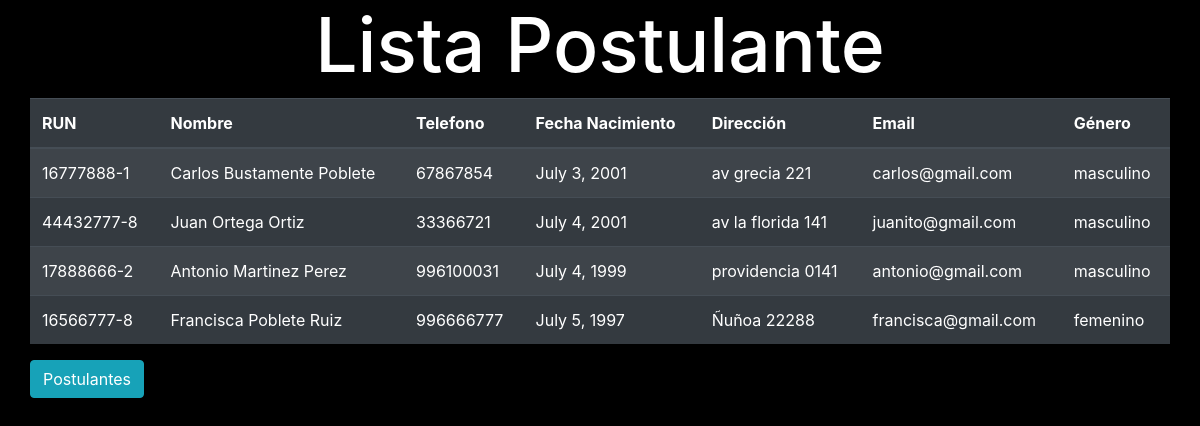
The app's page /listadoSQL, older data.
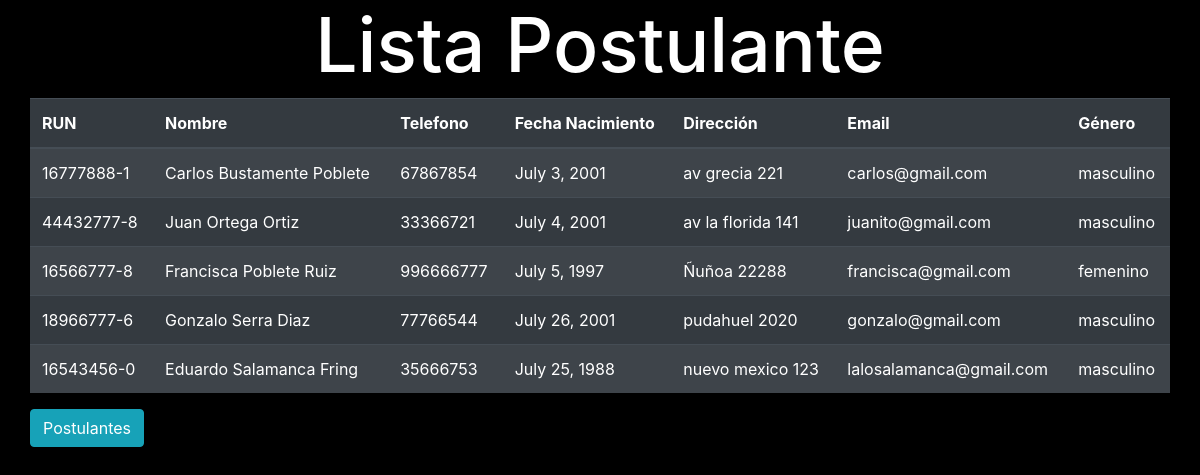
The same page, newer data.
### demo/models.py (models this page shows, shortened)
class Postulante(models.Model):
    rut              = models.CharField(primary_key=True, max_length=10)
    nombre           = models.CharField(max_length=20)
    apellido_paterno = models.CharField(max_length=20)
    apellido_materno = models.CharField(max_length=20)
    fecha_nacimiento = models.DateField(blank=False, null=False)
    id_genero        = models.ForeignKey('Genero',on_delete=models.CASCADE, db_column='idGenero')
    telefono         = models.CharField(max_length=45)
    email            = models.EmailField(unique=True, max_length=100, blank=True, null=True)
    direccion        = models.CharField(max_length=50, blank=True, null=True)
    activo           = models.IntegerField()
    def __str__(self):
        return str(self.nombre)+" "+str(self.apellido_paterno)

class Genero(models.Model):
    id_genero  = models.AutoField(db_column='idGenero', primary_key=True)
    genero     = models.CharField(max_length=20, blank=False, null=False)

### demo/views.py (the view)
# urls.py: path('listadoSQL', views.listadoSQL, name='listadoSQL'),
def listadoSQL(request):
    demo = Postulante.objects.all()
    print(demo)
    context={"demo": demo}
    return render(request, 'demo/listadoSQL.html', context)

### demo/templates/demo/listadoSQL.html (shortened to what this page needs)
<!DOCTYPE html>
<html lang="en">
<head>
    <link rel="stylesheet" href="https://cdn.jsdelivr.net/npm/bootstrap@4.6.2/dist/css/bootstrap.min.css">
</head>
<body>
<h1 >Lista Postulante</h1>
<div class="container">
    <div class="row">
           <table class="table table-striped table-dark">
            {%if demo%}
    <thead>
      <tr>
        <th scope="col">RUN</th>
        <th scope="col">Nombre</th>
        <th scope="col">Telefono</th>
        <th scope="col">Fecha Nacimiento</th>
        <th scope="col">Dirección</th>
        <th scope="col">Email</th>
        <th scope="col">Género</th>
      </tr>
    </thead>
    <tbody>
        {% for postulante in demo %}
        <tr>
            <td>{{postulante.rut}}</td>
            <td>{{postulante.nombre}} {{postulante.apellido_paterno}} {{postulante.apellido_materno}}</td>
            <td>{{postulante.telefono}}</td>
            <td>{{postulante.fecha_nacimiento}}</td>
            <td>{{postulante.direccion}}</td>
            <td>{{postulante.email}}</td>
            <td>{{postulante.id_genero.genero}}</td>
        </tr>
        {% endfor %}
    {% endif %}
    </tbody>
  </table>
  <a href="{% url 'crud'%}">
    <button class ="btn btn-info">Postulantes</button>
    <br><br>
    </a>
</body>
</html>

Row changes from the older to the newer data that the page shows:
removed Postulante: rut "17888666-2", nombre "Antonio", apellido_paterno "Martinez", apellido_materno "Perez", telefono "996100031", fecha_nacimiento "July 4, 1999", direccion "providencia 0141", email "antonio@gmail.com", id_genero.genero "masculino"
added Postulante: rut "18966777-6", nombre "Gonzalo", apellido_paterno "Serra", apellido_materno "Diaz", telefono "77766544", fecha_nacimiento "July 26, 2001", direccion "pudahuel 2020", email "gonzalo@gmail.com", id_genero.genero "masculino"
added Postulante: rut "16543456-0", nombre "Eduardo", apellido_paterno "Salamanca", apellido_materno "Fring", telefono "35666753", fecha_nacimiento "July 25, 1988", direccion "nuevo mexico 123", email "lalosalamanca@gmail.com", id_genero.genero "masculino"
